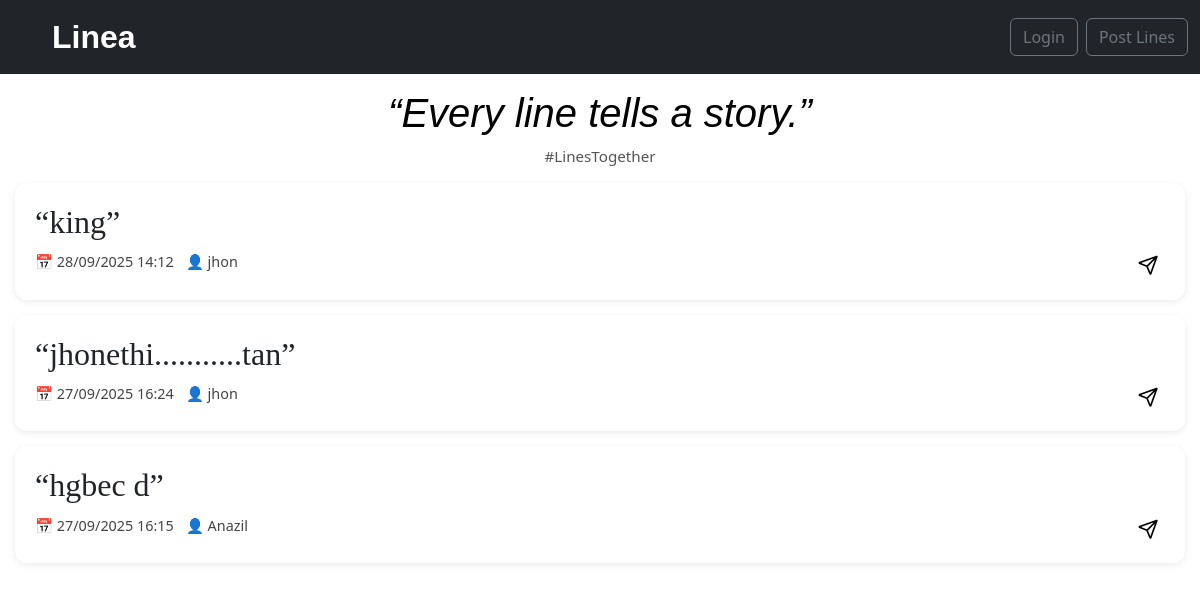
The page / on the database its author committed.
### lineaapp/models.py (models this page shows)
class post(models.Model):
    user=models.ForeignKey(account, on_delete=models.CASCADE)
    lines=models.CharField(max_length=500,null=True,blank=True)
    date=models.DateTimeField(auto_now_add=True)

class account(models.Model):
    name=models.CharField(max_length=200,null=True,blank=True)
    email=models.EmailField(null=True,blank=True)
    pswd=models.CharField(max_length=200,null=True,blank=True)

### lineaapp/views.py (the view)
# urls.py: path('',views.index),
def index(request):
    lines=post.objects.all().order_by('-date')
    return render(request,'index.html',{'lines':lines})

### lineaapp/templates/index.html (shortened to what this page needs)
<!doctype html>
<html lang="en">
<head>
  <link rel="stylesheet" href="https://cdnjs.cloudflare.com/ajax/libs/font-awesome/7.0.1/css/all.min.css" />
  <link href="https://cdn.jsdelivr.net/npm/bootstrap@5.3.2/dist/css/bootstrap.min.css" rel="stylesheet"/>
</head>
<body>
  <nav class="navbar navbar-expand-lg navbar-dark bg-dark">
    <div class="container-fluid">
      <a class="navbar-brand" href="#" id="Logo">Linea</a>
      <div class="collapse navbar-collapse" id="navbarSupportedContent">
        <a href="{% url 'login' %}">
          <button class="btn btn-outline-secondary me-2">Login</button>
        </a>
        <a href="{% url 'create_accounts' %}">
          <button class="btn btn-outline-secondary">Post Lines</button>
        </a>
      </div>
    </div>
  </nav>
  <h1>“Every line tells a story.”</h1>
  <p class="feed-under">#LinesTogether</p>
  {% for line in lines %}
  <div class="post-card">
    <h2><q>{{ line.lines }}</q></h2>
    <div class="flex-pa">
      <div class="date">📅 {{ line.date|date:"d/m/Y H:i" }}</div>
      <div class="posted">👤 {{ line.user.name }}</div>
      <button class="share-btn" onclick="sharePost('{{ line.lines|escapejs }}')">
        <i class="fa-regular fa-paper-plane"></i>
      </button>
    </div>
  </div>
  {% endfor %}
</body>
</html>

### lineaapp/templates/index.html (style rules this page uses)
#Logo { padding-left: 40px; font-weight: 700; font-family: sans-serif; font-size: xx-large; }
h1 { text-align: center; color: #000; font-style: italic; font-family: 'Gill Sans', 'Gill Sans MT', Calibri, 'Trebuchet MS', sans-serif; margin-top: 15px; animation: fadeInDown 1s ease; }
.feed-under { text-align: center; font-size: 0.95rem; color: #555; margin-bottom: 15px; animation: fadeIn 1.2s ease; }
h2 { font-family: Cambria, Cochin, Georgia, Times, 'Times New Roman', serif; }
.flex-pa { display: flex; flex-wrap: wrap; gap: 12px; margin-top: 10px; font-size: 0.9rem; color: #444; }
.post-card { background-color: #fff; margin: 15px; padding: 20px; border-radius: 12px; box-shadow: 0 2px 6px rgba(0,0,0,0.08); transition: transform 0.3s ease, box-shadow 0.3s ease; animation: fadeUp 0.8s ease; }
.share-btn { border: none; background: none; cursor: pointer; font-size: 1.1rem; margin-left: auto; transition: transform 0.2s ease, color 0.2s ease; }

### rows shown on the page
post: lines "king", date "28/09/2025 14:12", user.name "jhon"
post: lines "jhonethi...........tan", date "27/09/2025 16:24", user.name "jhon"
post: lines "hgbec d", date "27/09/2025 16:15", user.name "Anazil"
